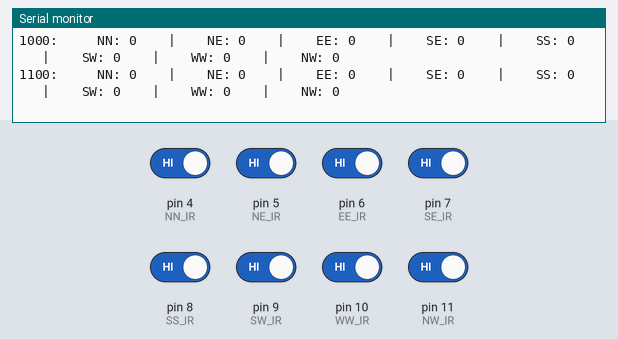
Recording of a sketch running on a simulated Arduino Uno, built with avr-gcc and run on an emulated ATmega328P. On the bench: the last lines printed to the serial monitor. Inputs (shaded band) come from the test bench; at power-on: pin 4 (NN_IR), pin 5 (NE_IR), pin 6 (EE_IR), pin 7 (SE_IR), pin 8 (SS_IR), pin 9 (SW_IR), pin 10 (WW_IR), pin 11 (NW_IR) HIGH.

Above: at 1.2 s.
1.3 s: pin 4 (NN_IR) driven LOW
At 1.31 s:
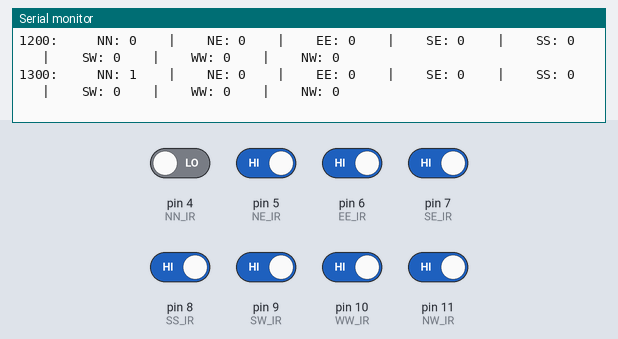
2.8 s: pin 5 (NE_IR) driven LOW
At 2.81 s:
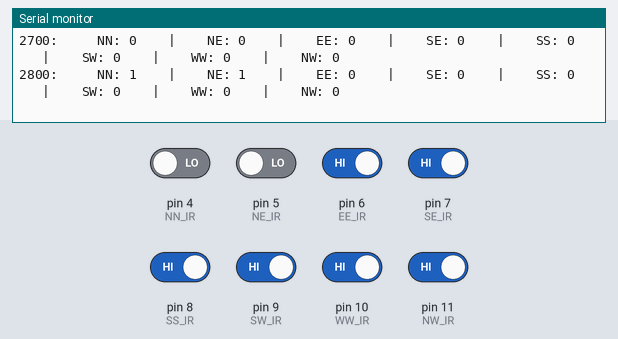
4.3 s: pin 6 (EE_IR) driven LOW
At 4.31 s:
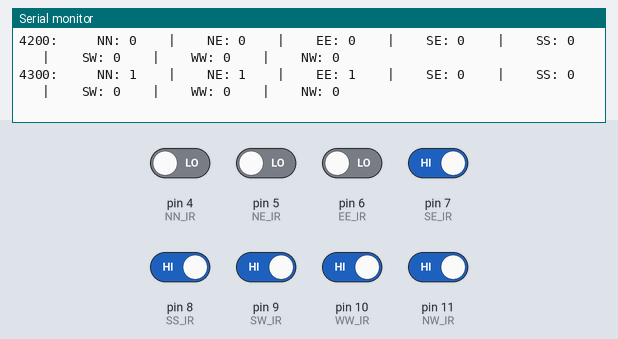
5.8 s: pin 7 (SE_IR) driven LOW
At 5.81 s:
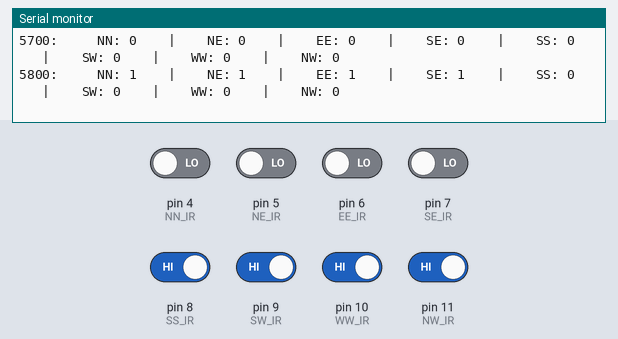
7.3 s: pin 8 (SS_IR) driven LOW
At 7.31 s:
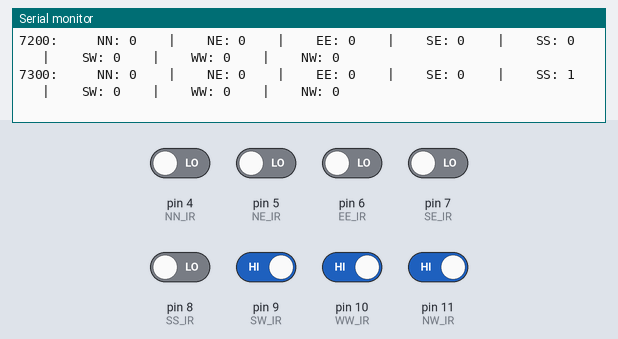
8.8 s: pin 9 (SW_IR) driven LOW
At 8.81 s:
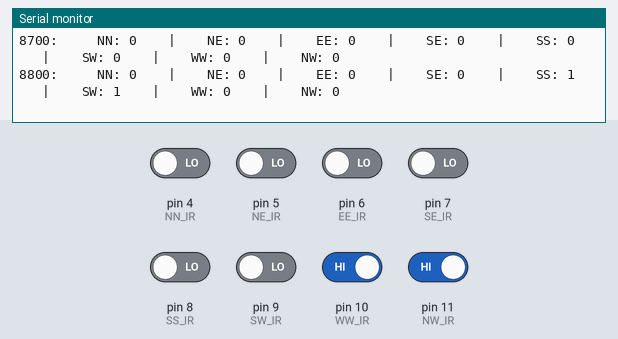
Timing chart, 0 to 11.3 s (numbered marks = the images above; inputs shaded):
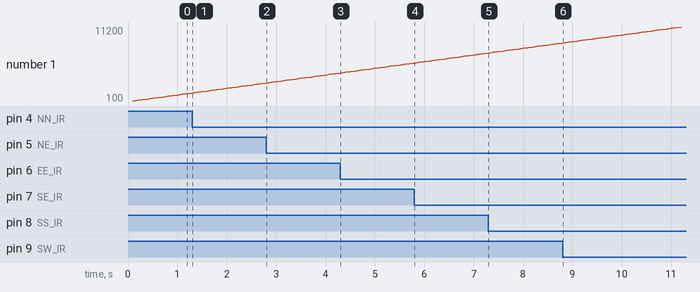

The sketch:

other-code.ino
```cpp
#include <IRremote.hpp>

const int NN_IR =  4;
const int NE_IR =  5;
const int EE_IR =  6;
const int SE_IR =  7;
const int SS_IR =  8;
const int SW_IR =  9;
const int WW_IR =  10;
const int NW_IR =  11;

const int SG_IR = 12; // signal IR

volatile int nnDetected = 0;
volatile int neDetected  = 0;
volatile int eeDetected  = 0;
volatile int seDetected = 0;
volatile int ssDetected = 0;
volatile int swDetected = 0;
volatile int wwDetected  = 0;
volatile int nwDetected  = 0;
volatile int hits[8];

static unsigned long lastCheck = 0;

void setup() {
    Serial.begin(115200);

    IrSender.begin(SG_IR);
    pinMode(NN_IR, INPUT_PULLUP);
    pinMode(NE_IR, INPUT_PULLUP);
    pinMode(EE_IR, INPUT_PULLUP);
    pinMode(SE_IR, INPUT_PULLUP);
    pinMode(SS_IR, INPUT_PULLUP);
    pinMode(SW_IR, INPUT_PULLUP);
    pinMode(WW_IR, INPUT_PULLUP);
    pinMode(NW_IR, INPUT_PULLUP);

    // Enable pin-change interrupts on ranges 8-13 & 0-7
    PCICR |= (1 << PCIE0);
    PCICR |= (1 << PCIE2);
    // Then enable for each used pin:
    PCMSK2 |= (1 << PCINT20); // Pin 4  (NN)
    PCMSK2 |= (1 << PCINT21); // Pin 5  (NE)
    PCMSK2 |= (1 << PCINT22); // Pin 6  (EE)
    PCMSK2 |= (1 << PCINT23); // Pin 7  (SE)
    PCMSK0 |= (1 << PCINT0);  // Pin 8  (SS)
    PCMSK0 |= (1 << PCINT1);  // Pin 9  (SW)
    PCMSK0 |= (1 << PCINT2);  // Pin 10 (WW)
    PCMSK0 |= (1 << PCINT3);  // Pin 11 (NW)


    Serial.println("8 IR SENSOR TEST");
}

ISR(PCINT0_vect) {
    // Pins 8-11
    if (digitalRead(SS_IR) == LOW) ssDetected++;
    if (digitalRead(SW_IR) == LOW) swDetected++;
    if (digitalRead(WW_IR) == LOW) wwDetected++;
    if (digitalRead(NW_IR) == LOW) nwDetected++;
}
ISR(PCINT2_vect) {
    // Pins 4-7
    if (digitalRead(NN_IR) == LOW) nnDetected++;
    if (digitalRead(NE_IR) == LOW) neDetected++;
    if (digitalRead(EE_IR) == LOW) eeDetected++;
    if (digitalRead(SE_IR) == LOW) seDetected++;
}

void emitIR() {
    IrSender.enableIROut(38);  // 38 kHz carrier
    IrSender.mark(5000);       // 5 ms of 38 kHz IR
    IrSender.space(1000);       // 1000 us off
}

void getDetectStates() {
    hits[0] = nnDetected;
    hits[1] = neDetected;
    hits[2] = eeDetected;
    hits[3] = seDetected;
    hits[4] = ssDetected;
    hits[5] = swDetected;
    hits[6] = wwDetected;
    hits[7] = nwDetected;
}

void resetDetectStates() {
    nnDetected = 0;
    neDetected = 0;
    eeDetected = 0;
    seDetected = 0;
    ssDetected = 0;
    swDetected = 0;
    wwDetected = 0;
    nwDetected = 0;
}

void loop() {
    if (millis() - lastCheck >= 100) {
        Serial.print(millis()); Serial.print(":    ");
        lastCheck = millis();

        noInterrupts();

        getDetectStates();
        resetDetectStates();

        interrupts();
        Serial.print(        " NN: ");  Serial.print(hits[0]);
        Serial.print("    |    NE: ");  Serial.print(hits[1]);
        Serial.print("    |    EE: ");  Serial.print(hits[2]);
        Serial.print("    |    SE: ");  Serial.print(hits[3]);
        Serial.print("    |    SS: ");  Serial.print(hits[4]);
        Serial.print("    |    SW: ");  Serial.print(hits[5]);
        Serial.print("    |    WW: ");  Serial.print(hits[6]);
        Serial.print("    |    NW: ");  Serial.print(hits[7]);
        Serial.println();
    }
}
```

Measured:
- after the input at 1.3 s, the serial monitor: prints a new line at once (image 1)
- after the input at 2.8 s, the serial monitor: prints a new line at once (image 2)
- after the input at 4.3 s, the serial monitor: prints a new line at once (image 3)
- after the input at 5.8 s, the serial monitor: prints a new line at once (image 4)
- after the input at 7.3 s, the serial monitor: prints a new line at once (image 5)
- after the input at 8.8 s, the serial monitor: prints a new line at once (image 6)
